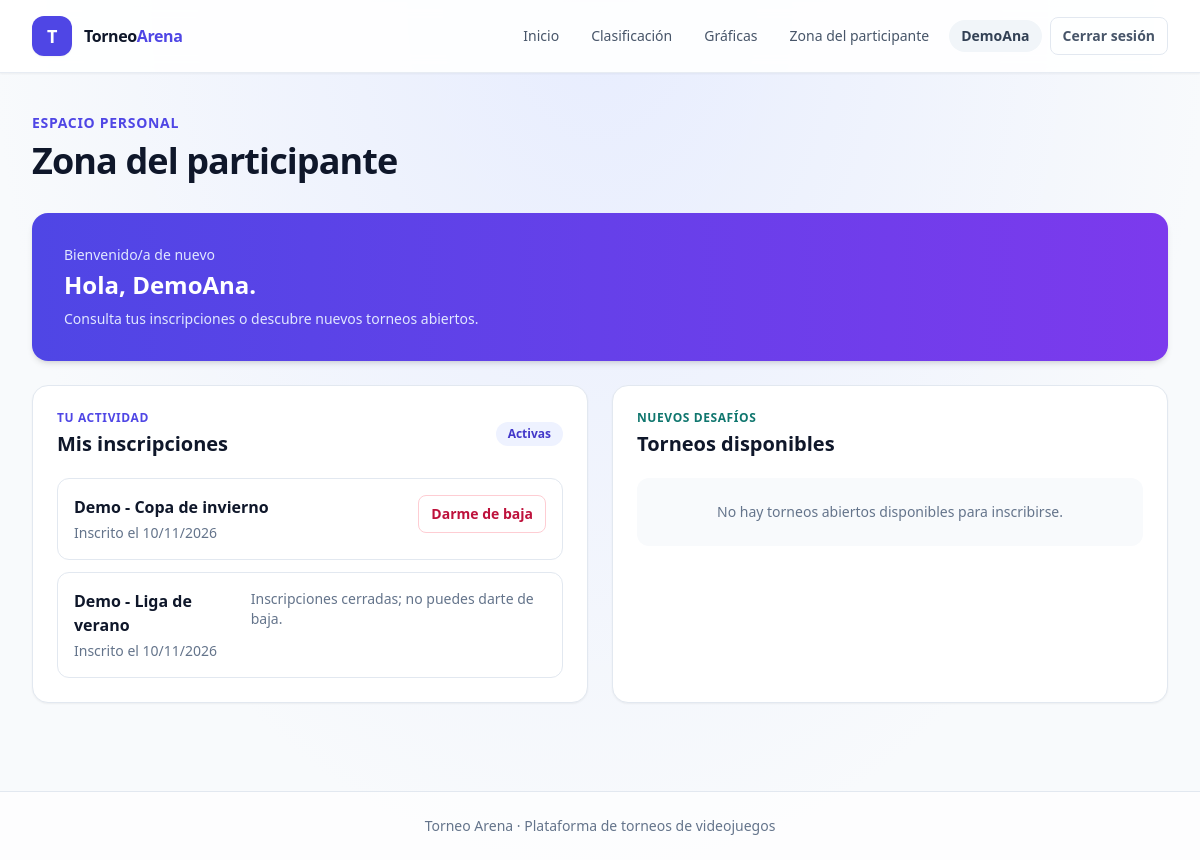
The page /zona/ (signed in) on the database its author committed.
### torneo/models.py (models this page shows, shortened)
class Participante(models.Model):
    class Nivel(models.TextChoices):
        AMATEUR = 'amateur', 'Amateur'
        NORMAL = 'normal', 'Normal'
        EXPERT = 'expert', 'Expert'
    usuario = models.OneToOneField(
        settings.AUTH_USER_MODEL,
        on_delete=models.CASCADE,
        related_name='participante',
    )
    nick = models.CharField(max_length=50, unique=True)
    nivel = models.CharField(
        max_length=7,
        choices=Nivel.choices,
        default=Nivel.AMATEUR,
    )

class Inscripcion(models.Model):
    torneo = models.ForeignKey(
        Torneo,
        on_delete=models.CASCADE,
        related_name='inscripciones',
    )
    participante = models.ForeignKey(
        Participante,
        on_delete=models.CASCADE,
        related_name='inscripciones',
    )
    fecha_inscripcion = models.DateTimeField(auto_now_add=True)
    class Meta:
        constraints = [
            models.UniqueConstraint(
                fields=('torneo', 'participante'),
                name='unica_inscripcion_por_torneo_y_participante',
            ),
        ]

class Torneo(models.Model):
    nombre = models.CharField(max_length=100)
    descripcion = models.TextField(blank=True)
    inscripciones_abiertas = models.BooleanField(default=True)

### torneo/views.py (the view, shortened to what this page needs)
@login_required
def zona_participante(request):
    participante = Participante.objects.filter(usuario=request.user).first()
    mis_inscripciones = (
        Inscripcion.objects.filter(participante=participante)
        .select_related('torneo')
        .order_by('torneo__nombre')
    )
    torneos_disponibles = (
        Torneo.objects.filter(inscripciones_abiertas=True)
        .exclude(pk__in=mis_inscripciones.values_list('torneo_id', flat=True))
        .order_by('nombre')
    )
    return render(
        request,
        'torneo/zona_participante.html',
        {
            'participante': participante,
            'mis_inscripciones': mis_inscripciones,
            'torneos_disponibles': torneos_disponibles,
        },
    )

### torneo/templates/torneo/zona_participante.html (shortened to what this page needs)
{% extends 'torneo/base.html' %}
{% block content %}
    <div class="mb-8">
        <p class="text-sm font-semibold uppercase tracking-wider text-indigo-600">Espacio personal</p>
        <h1 class="mt-2 text-3xl font-bold tracking-tight text-slate-900 sm:text-4xl">Zona del participante</h1>
    </div>
    {% if participante %}
        <div class="mb-6 rounded-2xl bg-gradient-to-r from-indigo-600 to-violet-600 p-6 text-white shadow-md sm:p-8">
            <p class="text-sm font-medium text-indigo-100">Bienvenido/a de nuevo</p>
            <h2 class="mt-1 text-2xl font-bold">Hola, {{ participante.nick }}.</h2>
            <p class="mt-2 text-sm text-indigo-100">Consulta tus inscripciones o descubre nuevos torneos abiertos.</p>
        </div>
        <div class="grid gap-6 lg:grid-cols-2">
            <section class="rounded-2xl border border-slate-200 bg-white p-5 shadow-sm sm:p-6">
                <div class="mb-5 flex items-center justify-between gap-3">
                    <div>
                        <p class="text-xs font-semibold uppercase tracking-wider text-indigo-600">Tu actividad</p>
                        <h2 class="mt-1 text-xl font-bold text-slate-900">Mis inscripciones</h2>
                    </div>
                    <span class="rounded-full bg-indigo-50 px-3 py-1 text-xs font-semibold text-indigo-700">Activas</span>
                </div>
                <div class="space-y-3">
                    {% for inscripcion in mis_inscripciones %}
                        <article class="rounded-xl border border-slate-200 p-4 transition hover:border-indigo-200 hover:bg-indigo-50/30">
                            <div class="flex flex-col gap-3 sm:flex-row sm:items-start sm:justify-between">
                                <div>
                                    <h3 class="font-semibold text-slate-900">{{ inscripcion.torneo.nombre }}</h3>
                                    <p class="mt-1 text-sm text-slate-500">Inscrito el {{ inscripcion.fecha_inscripcion|date:"d/m/Y" }}</p>
                                </div>
                                {% if inscripcion.torneo.inscripciones_abiertas %}
                                    <form class="m-0" method="post">
                                        <button class="rounded-lg border border-rose-200 px-3 py-2 text-sm font-semibold text-rose-700 transition hover:bg-rose-50" type="submit" name="accion" value="desapuntarse">
                                            Darme de baja
                                        </button>
                                    </form>
                                {% else %}
                                    <p class="text-sm text-slate-500">Inscripciones cerradas; no puedes darte de baja.</p>
                                {% endif %}
                            </div>
                        </article>
                    {% empty %}
                        <p class="rounded-xl bg-slate-50 px-4 py-6 text-center text-sm text-slate-500">Aún no tienes inscripciones.</p>
                    {% endfor %}
                </div>
            </section>
            <section class="rounded-2xl border border-slate-200 bg-white p-5 shadow-sm sm:p-6">
                <div class="mb-5">
                    <p class="text-xs font-semibold uppercase tracking-wider text-teal-700">Nuevos desafíos</p>
                    <h2 class="mt-1 text-xl font-bold text-slate-900">Torneos disponibles</h2>
                </div>
                <div class="space-y-3">
                    {% for torneo in torneos_disponibles %}
                        <article class="rounded-xl border border-slate-200 p-4 transition hover:border-teal-200 hover:bg-teal-50/30">
                            <h3 class="font-semibold text-slate-900">{{ torneo.nombre }}</h3>
                            {% if torneo.descripcion %}
                                <p class="mt-1 text-sm leading-6 text-slate-600">{{ torneo.descripcion }}</p>
                            {% endif %}
                            <form class="mt-4" method="post">
                                {% csrf_token %}
                                <input type="hidden" name="torneo_id" value="{{ torneo.pk }}">
                                <button class="w-full rounded-lg bg-teal-700 px-4 py-2.5 text-sm font-semibold text-white transition hover:bg-teal-800 sm:w-auto" type="submit" name="accion" value="apuntarse">
                                    Apuntarme
                                </button>
                            </form>
                        </article>
                    {% empty %}
                        <p class="rounded-xl bg-slate-50 px-4 py-6 text-center text-sm text-slate-500">No hay torneos abiertos disponibles para inscribirse.</p>
                    {% endfor %}
                </div>
            </section>
        </div>
    {% else %}
        <p class="rounded-2xl border border-amber-200 bg-amber-50 p-5 text-sm text-amber-900">Tu cuenta no tiene un perfil de participante. Contacta con la administración.</p>
    {% endif %}
{% endblock %}

### torneo/templates/torneo/base.html (shortened to what this page needs)
<!doctype html>
<html lang="es">
<head>
    <script src="https://cdn.tailwindcss.com"></script>
</head>
<body class="min-h-screen text-slate-800 antialiased">
    <header class="sticky top-0 z-10 border-b border-slate-200/80 bg-white/90 shadow-sm backdrop-blur">
        <nav class="mx-auto flex max-w-7xl flex-wrap items-center justify-between gap-4 px-4 py-4 sm:px-6 lg:px-8" aria-label="Navegación principal">
            <a class="flex items-center gap-3 font-bold tracking-tight text-slate-900" href="{% url 'torneo:inicio' %}">
                <span class="flex h-10 w-10 items-center justify-center rounded-xl bg-indigo-600 text-lg text-white shadow-sm">T</span>
                <span>Torneo<span class="text-indigo-600">Arena</span></span>
            </a>
            <div class="flex flex-wrap items-center gap-1 sm:gap-2">
                <a class="rounded-lg px-3 py-2 text-sm font-medium text-slate-600 transition hover:bg-indigo-50 hover:text-indigo-700" href="{% url 'torneo:inicio' %}">Inicio</a>
                <a class="rounded-lg px-3 py-2 text-sm font-medium text-slate-600 transition hover:bg-indigo-50 hover:text-indigo-700" href="{% url 'torneo:clasificacion' %}">Clasificación</a>
                <a class="rounded-lg px-3 py-2 text-sm font-medium text-slate-600 transition hover:bg-indigo-50 hover:text-indigo-700" href="{% url 'torneo:graficas' %}">Gráficas</a>
                {% if user.is_authenticated %}
                    <a class="rounded-lg px-3 py-2 text-sm font-medium text-slate-600 transition hover:bg-indigo-50 hover:text-indigo-700" href="{% url 'torneo:zona_participante' %}">Zona del participante</a>
                    <span class="hidden rounded-full bg-slate-100 px-3 py-1.5 text-sm font-semibold text-slate-700 sm:inline-flex">{{ user.participante.nick|default:user.get_username }}</span>
                    <form class="m-0" action="{% url 'torneo:logout' %}" method="post">
                        <button class="rounded-lg border border-slate-200 px-3 py-2 text-sm font-semibold text-slate-600 transition hover:border-rose-200 hover:bg-rose-50 hover:text-rose-700" type="submit">Cerrar sesión</button>
                    </form>
                {% endif %}
            </div>
        </nav>
    </header>
    <main class="mx-auto w-full max-w-7xl px-4 py-8 sm:px-6 sm:py-10 lg:px-8">
        {% block content %}{% endblock %}
    </main>
    <footer class="mt-12 border-t border-slate-200 bg-white/70">
        <div class="mx-auto max-w-7xl px-4 py-6 text-center text-sm text-slate-500 sm:px-6 lg:px-8">
            Torneo Arena · Plataforma de torneos de videojuegos
        </div>
    </footer>
</body>
</html>

### torneo/templates/torneo/base.html (style rules this page uses)
body { background: radial-gradient(ellipse at top, rgba(224, 231, 255, 0.7), transparent 38rem), #f8fafc; }

### rows shown on the page
Participante: nick "DemoAna"
Inscripcion: torneo.nombre "Demo - Copa de invierno", fecha_inscripcion "10/11/2026"
Inscripcion: torneo.nombre "Demo - Liga de verano", fecha_inscripcion "10/11/2026", shows "Inscripciones cerradas; no puedes darte de baja."

### other values the page prints
{{ user.participante.nick|default:user.get_username }} "DemoAna"
